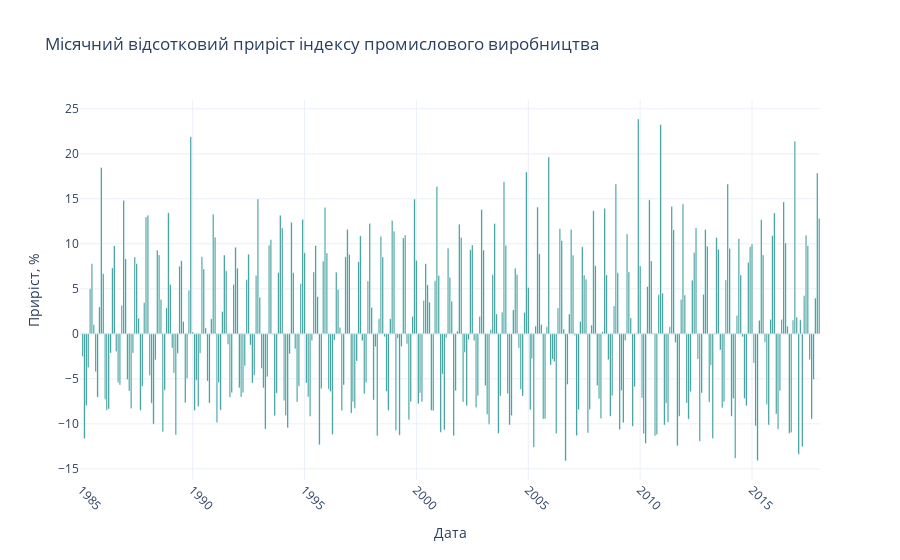

Notebook code cell kept with this figure:
### Markdown cell above
За допомогою стовпчикової діаграми візуалізуємо динаміку місячного зростання (у %) аналізованого показника

### Code cell
data["Monthly Growth %"] = data["IPG2211A2N"].pct_change() * 100  

fig = go.Figure([
    go.Bar(
        x=data["DATE"],
        y=data["Monthly Growth %"],
        marker_color='teal',
        name="Місячний приріст"
    )
])

fig.update_layout(
    title="Місячний відсотковий приріст індексу промислового виробництва",
    xaxis_title="Дата",
    yaxis_title="Приріст, %",
    xaxis_tickangle=45,
    template="plotly_white",
    bargap=0.2
)

fig.update_yaxes(showgrid=True)
fig.update_xaxes(showgrid=True)

fig.show()

### Figure 1 — Plotly figure (JSON) as saved in the notebook; plotly's stock layout.template omitted (floating-point values rounded to 4 significant figures; data arrays with more than 128 entries replaced by an {"elided": "..."} marker saying what was removed)
{"data": [{"marker": {"color": "teal"}, "name": "Місячний приріст", "type": "bar", "x": {"elided": "397 str values"}, "y": {"elided": "397 float values"}}], "layout": {"bargap": 0.2, "title": {"text": "Місячний відсотковий приріст індексу промислового виробництва"}, "xaxis": {"showgrid": true, "tickangle": 45, "title": {"text": "Дата"}}, "yaxis": {"showgrid": true, "title": {"text": "Приріст, %"}}}}
